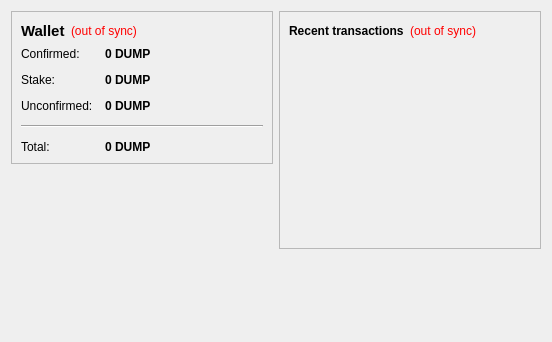
<?xml version="1.0" encoding="UTF-8"?>
<ui version="4.0">
 <class>OverviewPage</class>
 <widget class="QWidget" name="OverviewPage">
  <property name="geometry">
   <rect>
    <x>0</x>
    <y>0</y>
    <width>552</width>
    <height>342</height>
   </rect>
  </property>
  <property name="windowTitle">
   <string>Form</string>
  </property>
  <layout class="QHBoxLayout" name="horizontalLayout" stretch="1,1">
   <item>
    <layout class="QVBoxLayout" name="verticalLayout_2">
     <item>
      <widget class="QFrame" name="frame">
       <property name="frameShape">
        <enum>QFrame::StyledPanel</enum>
       </property>
       <property name="frameShadow">
        <enum>QFrame::Raised</enum>
       </property>
       <layout class="QVBoxLayout" name="verticalLayout_4">
        <item>
         <layout class="QHBoxLayout" name="horizontalLayout_4">
          <item>
           <widget class="QLabel" name="label_5">
            <property name="font">
             <font>
              <pointsize>11</pointsize>
              <weight>75</weight>
              <bold>true</bold>
             </font>
            </property>
            <property name="text">
             <string>Wallet</string>
            </property>
           </widget>
          </item>
          <item>
           <widget class="QLabel" name="labelWalletStatus">
            <property name="toolTip">
             <string>The displayed information may be out of date. Your wallet automatically synchronizes with the Dumpstercoin network after a connection is established, but this process has not completed yet.</string>
            </property>
            <property name="styleSheet">
             <string notr="true">QLabel { color: red; }</string>
            </property>
            <property name="text">
             <string notr="true">(out of sync)</string>
            </property>
            <property name="alignment">
             <set>Qt::AlignLeading|Qt::AlignLeft|Qt::AlignVCenter</set>
            </property>
           </widget>
          </item>
          <item>
           <spacer name="horizontalSpacer_2">
            <property name="orientation">
             <enum>Qt::Horizontal</enum>
            </property>
            <property name="sizeHint" stdset="0">
             <size>
              <width>40</width>
              <height>20</height>
             </size>
            </property>
           </spacer>
          </item>
         </layout>
        </item>
        <item>
         <layout class="QFormLayout" name="formLayout_2">
          <property name="fieldGrowthPolicy">
           <enum>QFormLayout::AllNonFixedFieldsGrow</enum>
          </property>
          <property name="horizontalSpacing">
           <number>12</number>
          </property>
          <property name="verticalSpacing">
           <number>12</number>
          </property>
          <item row="0" column="0">
           <widget class="QLabel" name="label">
            <property name="text">
             <string>Confirmed:</string>
            </property>
           </widget>
          </item>
          <item row="0" column="1">
           <widget class="QLabel" name="labelBalance">
            <property name="font">
             <font>
              <weight>75</weight>
              <bold>true</bold>
             </font>
            </property>
            <property name="cursor">
             <cursorShape>IBeamCursor</cursorShape>
            </property>
            <property name="toolTip">
             <string>Your current spendable balance</string>
            </property>
            <property name="text">
             <string notr="true">0 DUMP</string>
            </property>
            <property name="textInteractionFlags">
             <set>Qt::LinksAccessibleByMouse|Qt::TextSelectableByKeyboard|Qt::TextSelectableByMouse</set>
            </property>
           </widget>
          </item>
          <item row="1" column="0">
           <widget class="QLabel" name="label_6">
            <property name="text">
             <string>Stake:</string>
            </property>
           </widget>
          </item>
          <item row="1" column="1">
           <widget class="QLabel" name="labelStake">
            <property name="font">
             <font>
              <weight>75</weight>
              <bold>true</bold>
             </font>
            </property>
            <property name="cursor">
             <cursorShape>IBeamCursor</cursorShape>
            </property>
            <property name="toolTip">
             <string>Your current stake</string>
            </property>
            <property name="text">
             <string notr="true">0 DUMP</string>
            </property>
            <property name="textInteractionFlags">
             <set>Qt::LinksAccessibleByMouse|Qt::TextSelectableByKeyboard|Qt::TextSelectableByMouse</set>
            </property>
           </widget>
          </item>

          <item row="2" column="0">
           <widget class="QLabel" name="label_3">
            <property name="text">
             <string>Unconfirmed:</string>
            </property>
           </widget>
          </item>
          <item row="2" column="1">
           <widget class="QLabel" name="labelUnconfirmed">
            <property name="font">
             <font>
              <weight>75</weight>
              <bold>true</bold>
             </font>
            </property>
            <property name="cursor">
             <cursorShape>IBeamCursor</cursorShape>
            </property>
            <property name="toolTip">
             <string>Total of transactions that have yet to be confirmed, and do not yet count toward the spendable balance</string>
            </property>
            <property name="text">
             <string notr="true">0 DUMP</string>
            </property>
            <property name="textInteractionFlags">
             <set>Qt::LinksAccessibleByMouse|Qt::TextSelectableByKeyboard|Qt::TextSelectableByMouse</set>
            </property>
           </widget>
          </item>
          <item row="4" column="0">
           <widget class="QLabel" name="labelTotalText">
            <property name="text">
             <string>Total:</string>
            </property>
           </widget>
          </item>
          <item row="4" column="1">
           <widget class="QLabel" name="labelTotal">
            <property name="font">
             <font>
              <weight>75</weight>
              <bold>true</bold>
             </font>
            </property>
            <property name="cursor">
             <cursorShape>IBeamCursor</cursorShape>
            </property>
            <property name="toolTip">
             <string>Your current total balance</string>
            </property>
            <property name="text">
             <string notr="true">0 DUMP</string>
            </property>
            <property name="textInteractionFlags">
             <set>Qt::LinksAccessibleByMouse|Qt::TextSelectableByKeyboard|Qt::TextSelectableByMouse</set>
            </property>
           </widget>
          </item>
          <item row="3" column="0" colspan="2">
           <widget class="Line" name="line">
            <property name="orientation">
             <enum>Qt::Horizontal</enum>
            </property>
           </widget>
          </item>
         </layout>
        </item>
       </layout>
      </widget>
     </item>
     <item>
      <spacer name="verticalSpacer">
       <property name="orientation">
        <enum>Qt::Vertical</enum>
       </property>
       <property name="sizeHint" stdset="0">
        <size>
         <width>20</width>
         <height>40</height>
        </size>
       </property>
      </spacer>
     </item>
    </layout>
   </item>
   <item>
    <layout class="QVBoxLayout" name="verticalLayout_3">
     <item>
      <widget class="QFrame" name="frame_2">
       <property name="frameShape">
        <enum>QFrame::StyledPanel</enum>
       </property>
       <property name="frameShadow">
        <enum>QFrame::Raised</enum>
       </property>
       <layout class="QVBoxLayout" name="verticalLayout">
        <item>
         <layout class="QHBoxLayout" name="horizontalLayout_2">
          <item>
           <widget class="QLabel" name="label_4">
            <property name="text">
             <string>&lt;b&gt;Recent transactions&lt;/b&gt;</string>
            </property>
           </widget>
          </item>
          <item>
           <widget class="QLabel" name="labelTransactionsStatus">
            <property name="toolTip">
             <string>The displayed information may be out of date. Your wallet automatically synchronizes with the Dumpstercoin network after a connection is established, but this process has not completed yet.</string>
            </property>
            <property name="styleSheet">
             <string notr="true">QLabel { color: red; }</string>
            </property>
            <property name="text">
             <string notr="true">(out of sync)</string>
            </property>
            <property name="alignment">
             <set>Qt::AlignRight|Qt::AlignTrailing|Qt::AlignVCenter</set>
            </property>
           </widget>
          </item>
          <item>
           <spacer name="horizontalSpacer">
            <property name="orientation">
             <enum>Qt::Horizontal</enum>
            </property>
            <property name="sizeHint" stdset="0">
             <size>
              <width>40</width>
              <height>20</height>
             </size>
            </property>
           </spacer>
          </item>
         </layout>
        </item>
        <item>
         <widget class="QListView" name="listTransactions">
          <property name="styleSheet">
           <string notr="true">QListView { background: transparent; }</string>
          </property>
          <property name="frameShape">
           <enum>QFrame::NoFrame</enum>
          </property>
          <property name="verticalScrollBarPolicy">
           <enum>Qt::ScrollBarAlwaysOff</enum>
          </property>
          <property name="horizontalScrollBarPolicy">
           <enum>Qt::ScrollBarAlwaysOff</enum>
          </property>
          <property name="selectionMode">
           <enum>QAbstractItemView::NoSelection</enum>
          </property>
         </widget>
        </item>
       </layout>
      </widget>
     </item>
     <item>
      <spacer name="verticalSpacer_2">
       <property name="orientation">
        <enum>Qt::Vertical</enum>
       </property>
       <property name="sizeHint" stdset="0">
        <size>
         <width>20</width>
         <height>40</height>
        </size>
       </property>
      </spacer>
     </item>
    </layout>
   </item>
  </layout>
 </widget>
 <resources/>
 <connections/>
</ui>
